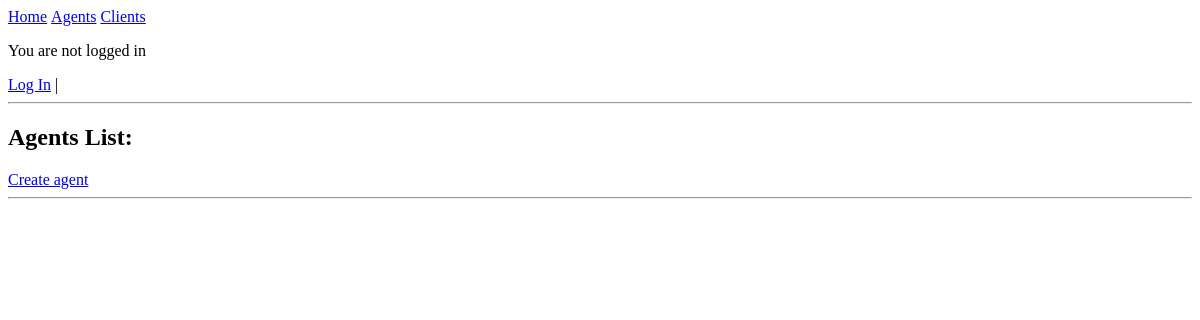
/agents/, run on an earlier commit of the app's database.
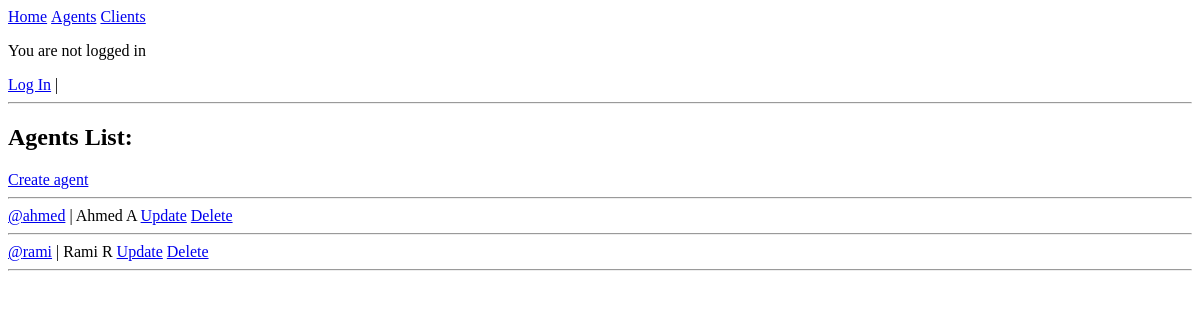
And on a later commit of the database.
### accounts/models.py (models this page shows, shortened)
class CustomUser(AbstractUser):
    class Role(models.TextChoices):
        ADMIN = "ADMIN", "Admin"
        AGENT = "AGENT", "Agent"
        CLIENT = "CLIENT", "Client"
    base_role = Role.ADMIN
    role = models.CharField(max_length=50, choices=Role.choices)
    NID = models.PositiveIntegerField(null=True, blank=True,unique=True, verbose_name="National Identification Number")
    phone_regex = RegexValidator(regex=r'^\+?1?\d{9,15}$', message="Phone number must be entered in the format: '+999999999'. Up to 15 digits allowed.")
    phone_number = models.CharField(validators=[phone_regex], max_length=17, blank=True) # Validators should be a list

### accounts/views.py (the view)
# urls.py: path("agents/",AgentListView.as_view(),name="agents-list"),
class AgentListView(ListView):
    template_name = "agents/agent_list.html"
    queryset = Agent.agents.all()
    context_object_name = "agents"

### accounts/templates/agents/agent_list.html
{% extends 'base.html' %}
{% block content %}
<h2>Agents List:</h2>
<span><a href="{% url 'agent-create' %}">Create agent</a></span>
<hr>
<ul>
    {% for agent in agents %}
    <li><a href="{% url 'agent-profile' agent.id %}"><span>@{{agent.username}}</span></a> | {{agent.get_full_name}} </li>
    <a href="{% url 'agent-update' agent.id %}">Update</a>
    <a href="{% url 'agent-delete' agent.id %}">Delete</a>
    <hr>
    {% endfor %}
</ul>
{% endblock %}

### templates/base.html (shortened to what this page needs)
<!DOCTYPE html>
<html lang="en">
<head>
</head>
<body>
    <div>
        <navbar>
        <ul>
          <li><a href="/">Home</a></li>
          <li><a href="{% url 'agents-list' %}">Agents</a></li>
          <li><a href="{% url 'clients-list' %}">Clients</a></li>
        </ul>
        </navbar>
      </div>
      {% if user.is_authenticated %}
        Hi {{ user.username }}!
        <p><a href="{% url 'logout' %}">Log Out</a></p>
      {% else %}
        <p>You are not logged in</p>
        <a href="{% url 'login' %}">Log In</a> |
      {% endif %}
      <hr>
    {% block content %}
    {% endblock %}
</body>
</html>

### templates/base.html (style rules this page uses)
ul { list-style-type: none; margin: 0; padding: 0; }
li { display: inline; }

What changed in the data, as far as the page shows it:
added CustomUser: username "ahmed", get_full_name "Ahmed A"
added CustomUser: username "rami", get_full_name "Rami R"
